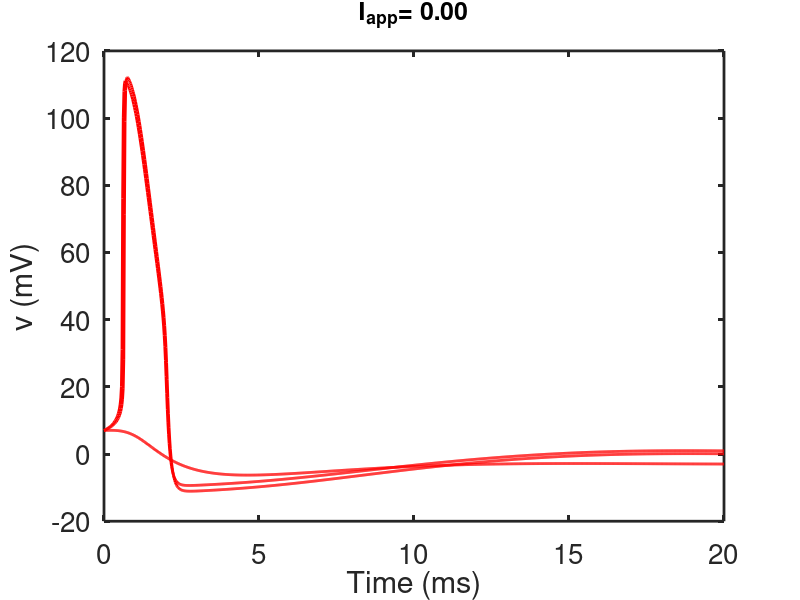
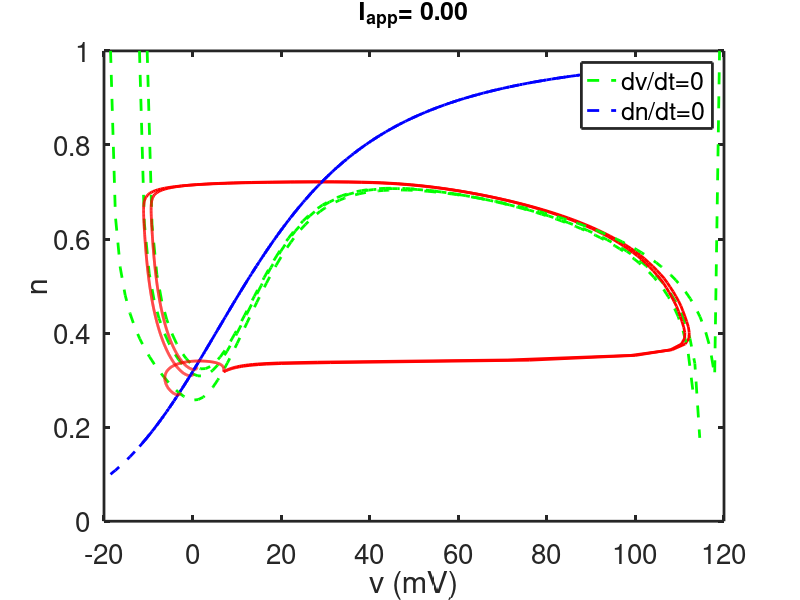

The MATLAB source for these figures, in order:
% This is a simple ode integrator for the reduced HH equations (also called
% the fast-slow HH equations)
 
function rHH_solver
global gnabar gkbar gl vna vk vl Iapp    BCL rn0 v

set(0,                           ...
   'defaultaxesfontsize', 20,   ...
   'defaultaxeslinewidth', 2, ...
   'defaultlinelinewidth', 2.0);
   
 
% set parameters
%p.Veq = 0; %is the original HH formulation
 Veq = -65; % is the physiological  resting potential 

Tmin = -273.15;  % absolute zero temperature
Tc = 6.3; %the temperature for the original HH model 
% here are some temperatures for this simulation
 
Templist = [Tc,0,30];
 
%These are the Nernst potentials:
VNa = 50; % the sodium Nernst potential
VK = -77;  % the potassium Nernst potential
VL = -54.4;  % the leak Nernst potential

for nTmps= 1:length(Templist) % for a list of temperatures
%for nTmps = 1:1 % for one temperature
Temp = Templist(nTmps);
      Tfact=(Temp-Tmin)/(6.3-Tmin);% temperature correction factor for Nernst potentials
%the driving force for the currents are the Nernst potentials shifted by Veq
 vna = Tfact*VNa - Veq;
 vk = Tfact*VK- Veq;
 vl = Tfact*VL - Veq;

% here are the conductances
gnabar = 120.;
gkbar = 36;
gl = 0.3;

rn0 = 0.8;
%rn0 = 0.9;

% pick a value of Iapp 
Iapp = 50;  % with this value there are oscillations
Iapp = 0;
BCL = 0;  % the Basic Cycle Length is the period for a periodic stimulus.

% first find the v nullcline by bisection
vlist = [vk+.01:1.1001:vna-0.03];% list of v values to use; avoid exactly Vk and exactly Vna
[n0 ninf]=get_nullclines(vlist);
 
% now integrate the differential equations
tstep = 0.02;
if(Iapp==0)
    t_end=20;
    v0 = 7; % give a small initial stimulus away from zero
h0 = 0.3177;

else 
    t_end=40;
    v0 = 14;   
h0 = 0.515;

end
 
 
%specify the output points
tspan = [0:tstep:t_end];

s0 = [v0;h0]  % initial values

[T,S] = ode23(@deRHS,tspan, s0, odeset('maxstep',1));  
v = S(:,1);
h = S(:,2);

formatSpecF = '%5.2f\n';
% plot v vs t
figure(1)
plot(T,v,'r')
xlabel('Time (ms)')
ylabel('v (mV)')
title(strcat('I_{app}= ',sprintf(formatSpecF,Iapp)),'fontsize',18)
% the phase portrait
hold on
figure(2)
plot(vlist,n0,'g--',vlist,ninf,'b--',v ,h,'r','linewidth',2)  
xlabel('v (mV)')
ylabel('n')
title(strcat('I_{app}= ',sprintf(formatSpecF,Iapp)),'fontsize',18)
legend('dv/dt=0','dn/dt=0')
hold on
end
%%%%%%%%%%%%%%%%%%%%%%%%%%%%%%%%%%%%%%
%the right hand side for ode simulation:
function s_prime=deRHS(t,s)
global gnabar gkbar gl vna vk vl Iapp BCL rn0

v = s(1);
n = s(2);
% If there is a stimulus, add it
Istimut = (BCL>0)*Iapp/cosh(mod(t,BCL)-BCL/4) + (BCL==0)*Iapp;
 
Gt= gate_de(v);
AM=Gt(1);
BM = Gt(2);
AN = Gt(3);
BN = Gt(4);
 
h = rn0 - n;
aminf = AM/(AM+BM);
 
Ina = gnabar*aminf.^3.*h.*(v-vna) ;
Ik = gkbar*n.^4*(v-vk);
Icl = gl*(v-vl);
      
Fv = -Ina-Ik-Icl;
Fw=AN*(1.-n)-BN*n;

s_prime = [Fv+Istimut Fw]';
%%%%%%%%%%%%%%%%%%%%%%%%%%%%%%%%%%%%%%

function [n0,ninf]= get_nullclines(vlist)
global v   
% for each v find f(v,n) = 0 by bisection
 
 for j = 1:length(vlist)
    v=vlist(j);
 
 % guess a lower bound 
a = 0;

% guess an upper bound
b = 1;

%this is the answer - call the function bisect(a,b,@fval)

n0(j)= bisect(a,b,@feval);
 
Gt= gate_de(v);
AN = Gt(3);
BN = Gt(4);
ninf(j) = AN/(AN+BN);

    end
 
%%%%%%%%%%%%%%%%%%%%%%%%%%%%%%%%%%%%%%%
function fn = feval(n)
global v
% evaluate the function
 
s=[v,n];
 t=0;
fhh= deRHS(t,s);  % use the rhs of the de
fn=fhh(1);
 

%%%%%%%%%%%%%%%%%%%%%%%%%%%%%%%%%%%
function gate = gate_de(v)
 % calculate the gating functions for V                 
AM=.1*(25.-v)./(exp(2.5 -0.1*v)-1.);
BM=4.*exp(-v/18.);
AN=.01*(10.-v)./(exp(1.-0.1*v)-1.);
BN=.125*exp(-v/80.);

gate = [AM BM AN BN];

%%%%%%%%%%%%%%%%%%%%%%%%%%%%%%%%%%%%%%%
function root = bisect(a,b,feval)

ul = a;
fl = feval(ul);
uu = b;
fu = feval(uu);

% we make the assumption, without checking, that 
% fu*fl<0

% if not, the algoritm fails to find a root.

N = 20;  % number of iterates
% the main bisection algorithm
for j = 1:N
uc = (ul+uu)/2;
fc = feval(uc);
ftest = (fc.*fl>0);
ul = ftest.*uc+(1-ftest).*ul;
fl = ftest.*fc + (1-ftest).*fl;

uu = (1-ftest).*uc+ ftest.*uu;
fu = (1-ftest).*fc + ftest.*fu;
end
root = uc;

 
